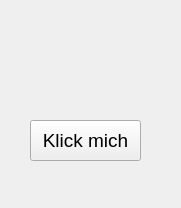
<?xml version="1.0" encoding="UTF-8"?>
<ui version="4.0">
 <class>Widget</class>
 <widget class="QWidget" name="Widget">
  <property name="geometry">
   <rect>
    <x>0</x>
    <y>0</y>
    <width>181</width>
    <height>208</height>
   </rect>
  </property>
  <property name="windowTitle">
   <string>Widget</string>
  </property>
  <property name="windowOpacity">
   <double>1.000000000000000</double>
  </property>
  <widget class="QPushButton" name="hwButton">
   <property name="geometry">
    <rect>
     <x>30</x>
     <y>120</y>
     <width>111</width>
     <height>41</height>
    </rect>
   </property>
   <property name="font">
    <font>
     <pointsize>14</pointsize>
    </font>
   </property>
   <property name="text">
    <string>Klick mich</string>
   </property>
  </widget>
  <widget class="QLabel" name="hwLabel">
   <property name="geometry">
    <rect>
     <x>30</x>
     <y>50</y>
     <width>111</width>
     <height>31</height>
    </rect>
   </property>
   <property name="font">
    <font>
     <pointsize>16</pointsize>
    </font>
   </property>
   <property name="text">
    <string/>
   </property>
  </widget>
 </widget>
 <layoutdefault spacing="6" margin="11"/>
 <resources/>
 <connections/>
</ui>
